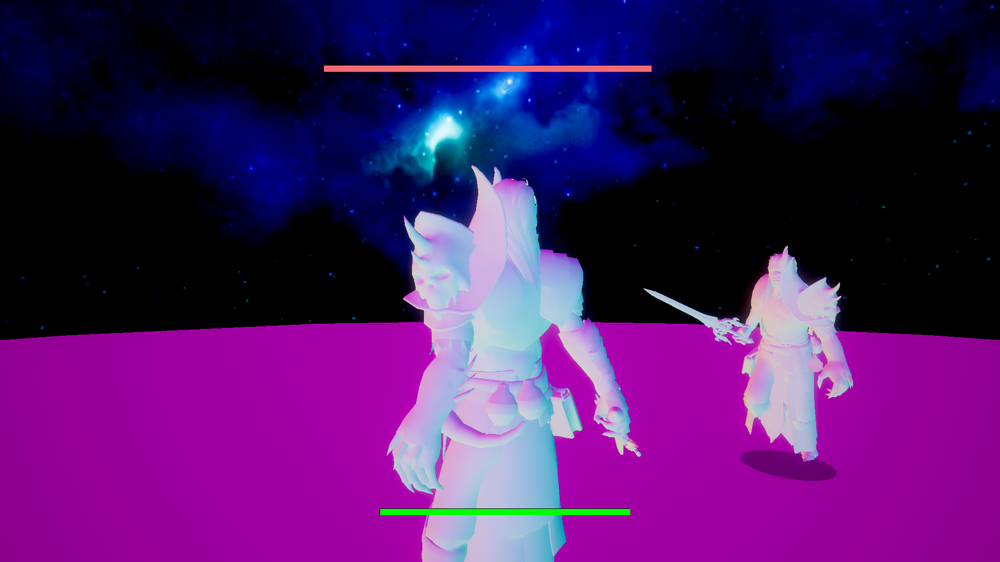
#> input picture Document/a.png, 1000 x 562 px, shrunk from 1920 x 1080 before the run
$ python remove_title_prompt.py ../Document/a.png ../Document/b.png
#> lines starting #> are read from the running program, lines starting #| are printed output that depends on the picture; after the words box and inside, x2 and y2 are one past the last pixel; in counts of white or black regions, pixels touching at a corner belong together
# タイトル画像に焼き込まれた「PRESS A TO START」を消す(入力機器に合わせた表記はゲーム側で描く)
# 文字を inpaint で消し、明るさを周囲に合わせてから境目をなじませる
# 使い方: python -I Tools/remove_title_prompt.py <in.png> <out.png>
import sys
import cv2
import numpy as np

src, dst = sys.argv[1], sys.argv[2]
img = cv2.imread(src)
#> img is the input picture: shape (562, 1000, 3); mean B, G, R 101.7, 26.3, 75.3
h, w = img.shape[:2]
#> h = 562; w = 1000

# 文字がある帯(元画像 1536x1024 に対する割合)
y0, y1 = int(h * 0.695), int(h * 0.800)
#> y0 = 390; y1 = 449
x0, x1 = int(w * 0.24), int(w * 0.76)
#> x0 = 240; x1 = 760

gray = cv2.cvtColor(img, cv2.COLOR_BGR2GRAY)
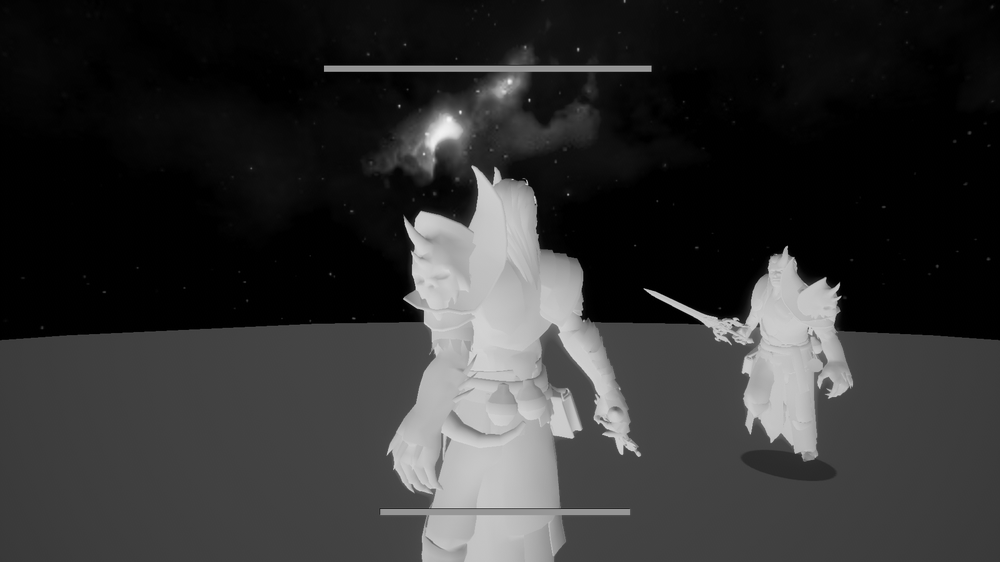
#> gray: shape (562, 1000); min 0, max 243, mean 49.5
mask = np.zeros((h, w), np.uint8)
mask[y0:y1, x0:x1] = (gray[y0:y1, x0:x1] > 55).astype(np.uint8) * 255
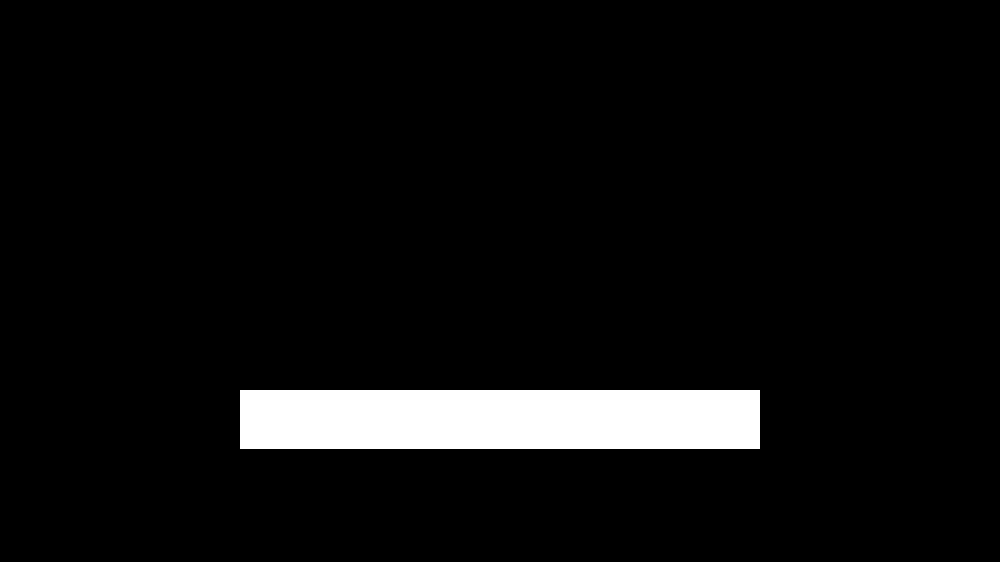
#> mask: shape (562, 1000); 5.5% white; 1 white region, box (x1, y1, x2, y2) and area: (240, 390, 760, 449) 30680
mask = cv2.dilate(mask, np.ones((7, 7), np.uint8), iterations=3)
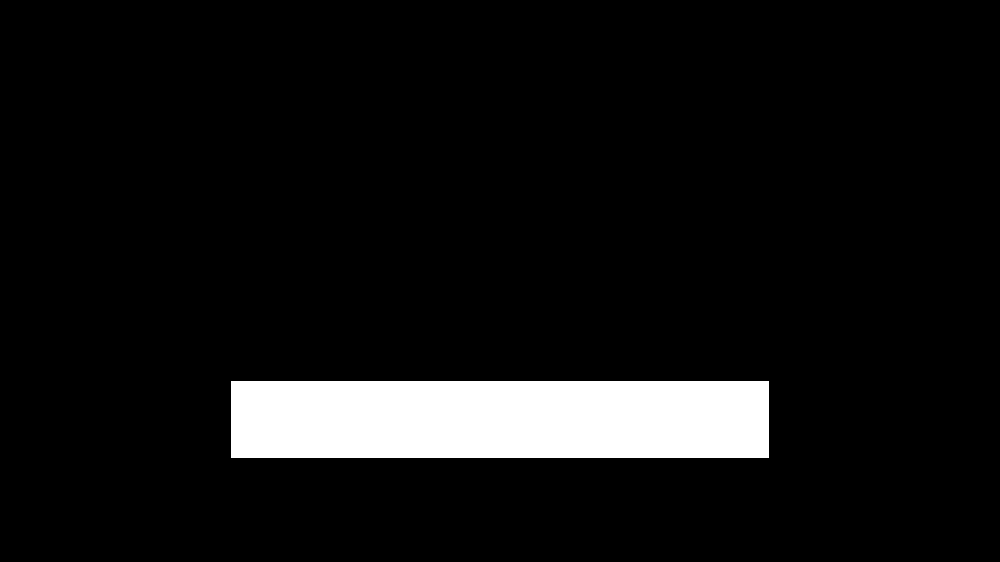
#> mask: shape (562, 1000); 7.4% white; 1 white region, box (x1, y1, x2, y2) and area: (231, 381, 769, 458) 41426
filled = cv2.inpaint(img, mask, 15, cv2.INPAINT_TELEA).astype(np.float32)

# 文字のにじみで明るくなった分を、帯の外の明るさに合わせて落とす
ref = np.concatenate([img[y0 - 20:y0, x0:x1], img[y1:y1 + 20, x0:x1]]).astype(np.float32)
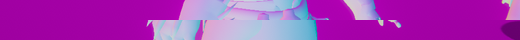
#> ref: shape (40, 520, 3) float32; mean B, G, R 182.5, 56.8, 168.1
band = filled[y0:y1, x0:x1]
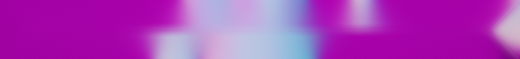
#> band: shape (59, 520, 3) float32; mean B, G, R 185.1, 61.2, 171
band *= ref.mean(axis=(0, 1)) / np.maximum(band.mean(axis=(0, 1)), 1e-3)
filled[y0:y1, x0:x1] = band
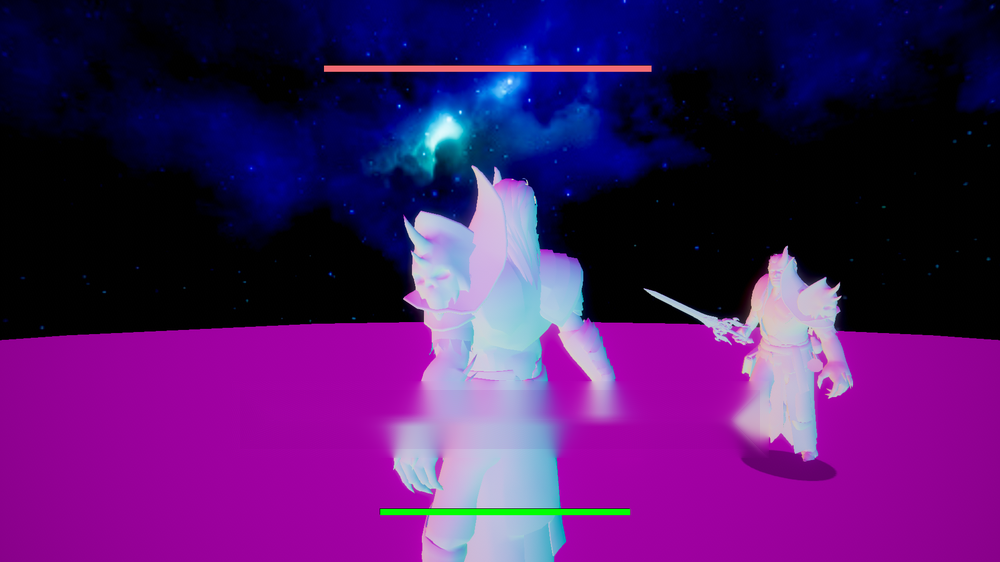
#> filled: shape (562, 1000, 3) float32; mean B, G, R 101.5, 25.6, 75.2

# 補正した範囲を柔らかくなじませる
weight = np.zeros((h, w), np.float32)
weight[y0:y1, x0:x1] = 1.0
weight = cv2.GaussianBlur(weight, (0, 0), sigmaX=40, sigmaY=12)
weight = np.maximum(weight / weight.max(), (mask > 0).astype(np.float32))[..., None]
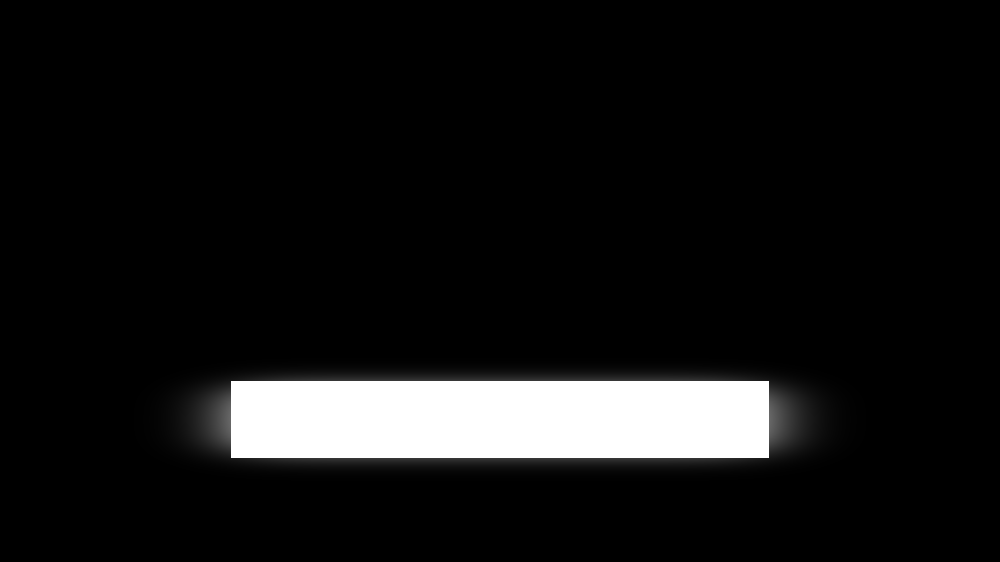
#> weight: shape (562, 1000, 1) float32; min 0, max 1, mean 0.079

out = img.astype(np.float32) * (1 - weight) + filled * weight
noise = np.random.default_rng(1).normal(0, 2.0, out.shape).astype(np.float32)
out = np.clip(out + noise * weight, 0, 255).astype(np.uint8)
cv2.imwrite(dst, out)
print("done")
